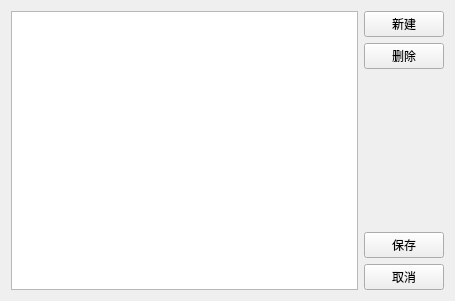
<?xml version="1.0" encoding="UTF-8"?>
<ui version="4.0">
 <class>Setup4Model</class>
 <widget class="QWidget" name="Setup4Model">
  <property name="geometry">
   <rect>
    <x>0</x>
    <y>0</y>
    <width>455</width>
    <height>301</height>
   </rect>
  </property>
  <property name="windowTitle">
   <string>Form</string>
  </property>
  <layout class="QVBoxLayout" name="verticalLayout_3">
   <item>
    <layout class="QHBoxLayout" name="horizontalLayout">
     <item>
      <layout class="QVBoxLayout" name="verticalLayout">
       <item>
        <widget class="QTableView" name="tableView"/>
       </item>
      </layout>
     </item>
     <item>
      <layout class="QVBoxLayout" name="verticalLayout_2">
       <item>
        <widget class="QPushButton" name="btnNewRecord">
         <property name="text">
          <string>新建</string>
         </property>
        </widget>
       </item>
       <item>
        <widget class="QPushButton" name="btnDelRecord">
         <property name="text">
          <string>删除</string>
         </property>
        </widget>
       </item>
       <item>
        <spacer name="verticalSpacer">
         <property name="orientation">
          <enum>Qt::Vertical</enum>
         </property>
         <property name="sizeHint" stdset="0">
          <size>
           <width>20</width>
           <height>40</height>
          </size>
         </property>
        </spacer>
       </item>
       <item>
        <widget class="QPushButton" name="btnSave">
         <property name="enabled">
          <bool>true</bool>
         </property>
         <property name="text">
          <string>保存</string>
         </property>
        </widget>
       </item>
       <item>
        <widget class="QPushButton" name="btnUndo">
         <property name="enabled">
          <bool>true</bool>
         </property>
         <property name="text">
          <string>取消</string>
         </property>
        </widget>
       </item>
      </layout>
     </item>
    </layout>
   </item>
  </layout>
 </widget>
 <resources/>
 <connections/>
</ui>
